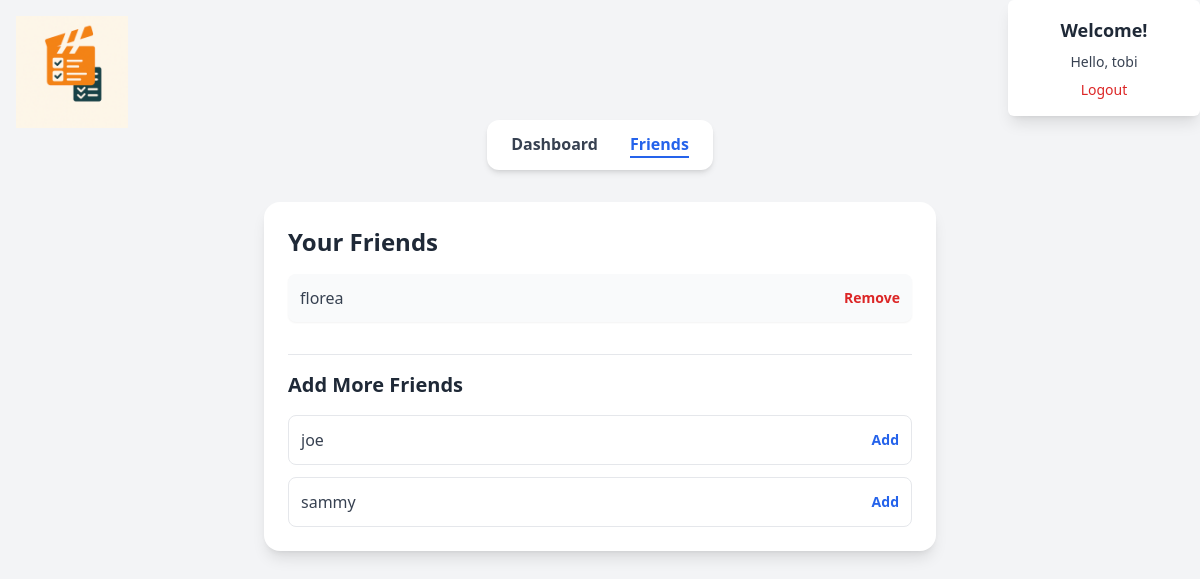
The page /friends/ (signed in) on the database its author committed.
### movies/models.py (models this page shows, shortened)
class CustomUser(AbstractBaseUser, PermissionsMixin):
    email = models.EmailField(unique=True)
    name = models.CharField(max_length=255)
    is_active = models.BooleanField(default=True)
    is_staff = models.BooleanField(default=False)
    friends = models.ManyToManyField('self', blank=True, symmetrical=False, related_name='friend_set')
    objects = CustomUserManager()
    USERNAME_FIELD = 'email'
    REQUIRED_FIELDS = ['name']

### movies/views.py (the view)
# urls.py: path('friends/', views.friend_list, name='friend_list'),
@login_required
def friend_list(request):
    user = request.user
    friends = user.friends.all()  # users the current user follows
    friends_ids = friends.values_list('id', flat=True)
    all_users = CustomUser.objects.exclude(id=user.id).exclude(id__in=friends_ids)
    return render(request, 'movies/friends.html', {
        'friends': friends,
        'all_users': all_users,
    })

### movies/templates/movies/friends.html (shortened to what this page needs)
<!DOCTYPE html>
<html lang="en">
<head>
    {% load widget_tweaks %}
    {% load static %}
    <script src="https://cdn.tailwindcss.com"></script>
</head>
<body class="bg-gray-100 text-gray-800 p-4 sm:p-6">
    <div class="mb-4 sm:mb-0 sm:fixed sm:top-0 sm:left-0 sm:m-4 sm:z-50">
        <img src="{% static 'images/logo.png' %}" alt="Logo" class="h-18 w-28 mx-auto sm:mx-0">
    </div>
    <div class="mx-auto mb-6 sm:mb-0 sm:fixed sm:top-0 sm:right-0 bg-white shadow-lg rounded-md p-4 text-center text-sm w-48 z-50">
        <h2 class="text-lg font-semibold text-gray-800 mb-2">Welcome!</h2>
        {% if user.is_authenticated %}
            <p class="text-gray-700 mb-2">
                Hello, <span class="font-medium">{{ user.name }}</span>
            </p>
            <a href="{% url 'logout' %}" class="text-red-600 hover:underline hover:text-red-800">Logout</a>
        {% else %}
            <a href="{% url 'login' %}" class="text-blue-600 hover:underline hover:text-blue-800">Login</a>
        {% endif %}
    </div>
    <div class="flex justify-center mt-4 sm:mt-24">
        {% url 'movie_list' as movie_list_url %}
        {% url 'friend_list' as friend_list_url %}
        <nav class="bg-white rounded-xl shadow-md px-6 py-3 inline-flex space-x-8">
            <a href="{{ movie_list_url }}"
               class="{% if request.path == movie_list_url %}text-blue-600 border-b-2 border-blue-600{% else %}text-gray-700{% endif %} font-semibold hover:text-blue-600 transition">
                Dashboard
            </a>
            <a href="{{ friend_list_url }}"
               class="{% if request.path == friend_list_url %}text-blue-600 border-b-2 border-blue-600{% else %}text-gray-700{% endif %} font-semibold hover:text-blue-600 transition">
                Friends
            </a>
        </nav>
    </div>
    <div class="max-w-2xl my-8 mx-auto p-6 bg-white shadow-lg rounded-2xl">
        <h2 class="text-2xl font-bold text-gray-800 mb-4">Your Friends</h2>
        <ul class="space-y-3">
            {% for friend in friends %}
                <li class="flex items-center justify-between bg-gray-50 p-3 rounded-lg shadow-sm hover:bg-gray-100 transition">
                    <span class="text-gray-700 font-medium">{{ friend.name }}</span>
                    <a href="{% url 'remove_friend' friend.id %}"
                       class="text-sm text-red-600 hover:text-red-800 font-semibold transition">
                        Remove
                    </a>
                </li>
            {% empty %}
                <li class="text-gray-500 italic">You have no friends yet.</li>
            {% endfor %}
        </ul>
        <h3 class="text-xl font-bold text-gray-800 mt-8 mb-4 border-t pt-4">Add More Friends</h3>
        <ul class="space-y-3">
            {% for user in all_users %}
                <li class="flex items-center justify-between bg-white p-3 rounded-lg border hover:bg-gray-50 transition">
                    <span class="text-gray-700">{{ user.name }}</span>
                    <a href="{% url 'add_friend' user.id %}"
                       class="text-sm text-blue-600 hover:text-blue-800 font-semibold transition">
                        Add
                    </a>
                </li>
            {% endfor %}
        </ul>
    </div>
</body>
</html>

### rows shown on the page
CustomUser: name "tobi"
CustomUser: name "florea"
CustomUser: name "joe"
CustomUser: name "sammy"
